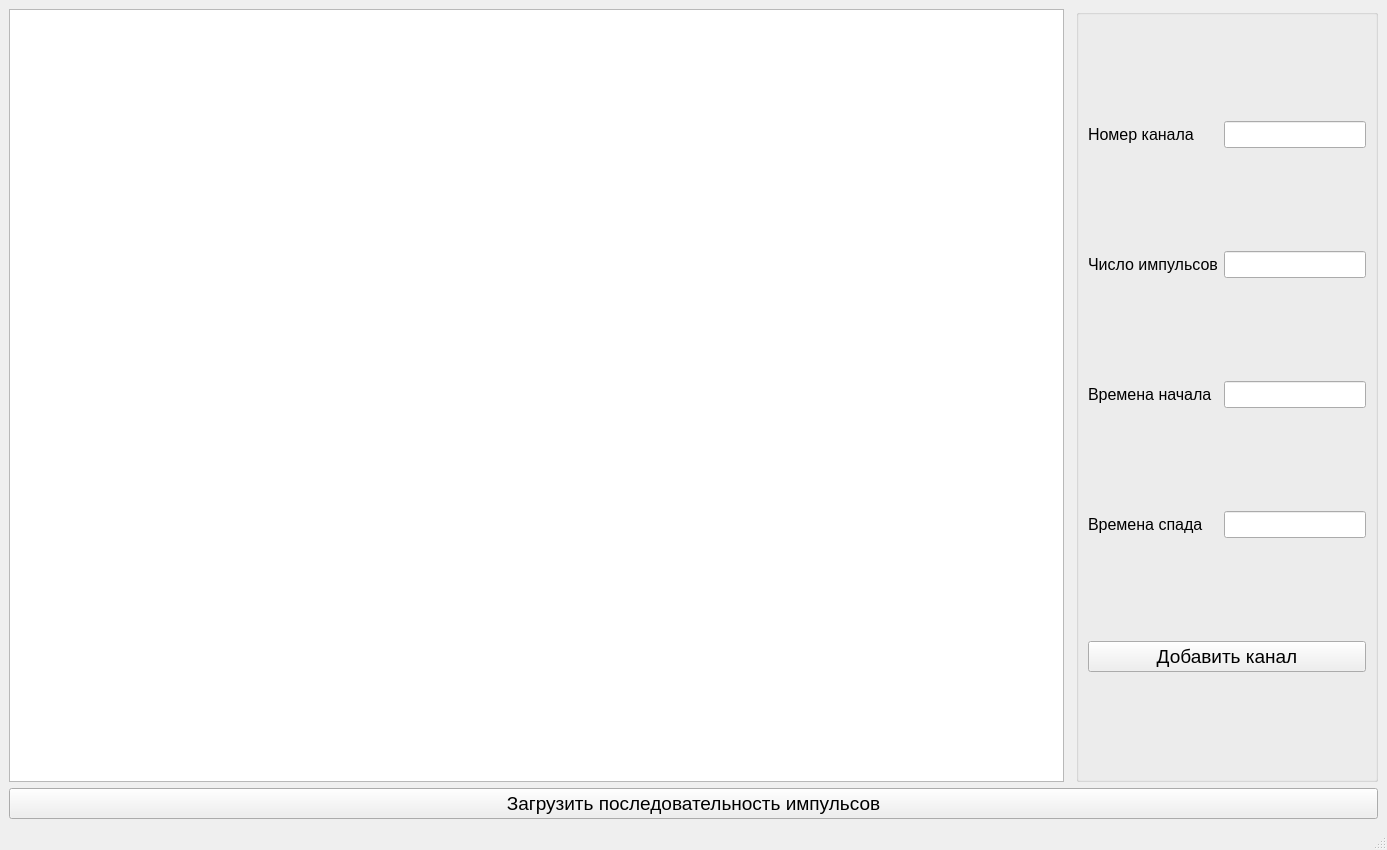
<?xml version="1.0" encoding="UTF-8"?>
<ui version="4.0">
 <class>MainWindow</class>
 <widget class="QMainWindow" name="MainWindow">
  <property name="geometry">
   <rect>
    <x>0</x>
    <y>0</y>
    <width>1387</width>
    <height>850</height>
   </rect>
  </property>
  <property name="windowTitle">
   <string>MainWindow</string>
  </property>
  <widget class="QWidget" name="centralwidget">
   <layout class="QGridLayout" name="gridLayout">
    <item row="0" column="0">
     <widget class="QListWidget" name="listWidget"/>
    </item>
    <item row="1" column="0" colspan="3">
     <widget class="QPushButton" name="loadButton">
      <property name="font">
       <font>
        <pointsize>14</pointsize>
       </font>
      </property>
      <property name="text">
       <string>Загрузить последовательность импульсов</string>
      </property>
     </widget>
    </item>
    <item row="0" column="2">
     <widget class="QGroupBox" name="groupBox">
      <property name="sizePolicy">
       <sizepolicy hsizetype="Maximum" vsizetype="Preferred">
        <horstretch>0</horstretch>
        <verstretch>0</verstretch>
       </sizepolicy>
      </property>
      <property name="title">
       <string/>
      </property>
      <layout class="QGridLayout" name="gridLayout_2">
       <item row="1" column="1">
        <widget class="QLineEdit" name="lineEdit_3">
         <property name="font">
          <font>
           <pointsize>12</pointsize>
          </font>
         </property>
        </widget>
       </item>
       <item row="1" column="0">
        <widget class="QLabel" name="label_2">
         <property name="font">
          <font>
           <pointsize>12</pointsize>
          </font>
         </property>
         <property name="text">
          <string>Число импульсов</string>
         </property>
        </widget>
       </item>
       <item row="2" column="1">
        <widget class="QLineEdit" name="lineEdit_2">
         <property name="font">
          <font>
           <pointsize>12</pointsize>
          </font>
         </property>
        </widget>
       </item>
       <item row="0" column="1">
        <widget class="QLineEdit" name="lineEdit">
         <property name="font">
          <font>
           <pointsize>12</pointsize>
          </font>
         </property>
        </widget>
       </item>
       <item row="0" column="0">
        <widget class="QLabel" name="label">
         <property name="font">
          <font>
           <pointsize>12</pointsize>
          </font>
         </property>
         <property name="text">
          <string>Номер канала</string>
         </property>
        </widget>
       </item>
       <item row="2" column="0">
        <widget class="QLabel" name="label_3">
         <property name="font">
          <font>
           <pointsize>12</pointsize>
          </font>
         </property>
         <property name="text">
          <string>Времена начала</string>
         </property>
        </widget>
       </item>
       <item row="3" column="1">
        <widget class="QLineEdit" name="lineEdit_4">
         <property name="font">
          <font>
           <pointsize>12</pointsize>
          </font>
         </property>
        </widget>
       </item>
       <item row="3" column="0">
        <widget class="QLabel" name="label_4">
         <property name="font">
          <font>
           <pointsize>12</pointsize>
          </font>
         </property>
         <property name="text">
          <string>Времена спада</string>
         </property>
        </widget>
       </item>
       <item row="4" column="0" colspan="2">
        <widget class="QPushButton" name="addChannelButton">
         <property name="font">
          <font>
           <pointsize>14</pointsize>
          </font>
         </property>
         <property name="text">
          <string>Добавить канал</string>
         </property>
        </widget>
       </item>
      </layout>
     </widget>
    </item>
   </layout>
  </widget>
  <widget class="QStatusBar" name="statusbar"/>
 </widget>
 <resources/>
 <connections/>
</ui>
